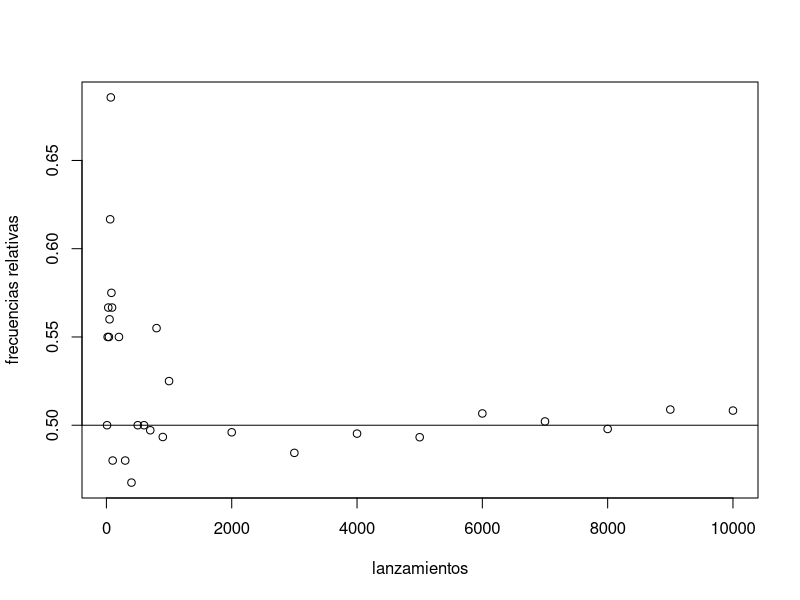

This chart was generated by the following R code:
#Ejemplo 1
# qué es la regularidad estadística?

#Vector con posibles valores de la moneda
cara<-c(0,1)
#Preparar el vector con la cantidad de lanzamientos
x <- seq(10,90,10)
lanzamientos <- c(x,10*x,100*x,10000)
frec_relativa<-vector(mode="numeric", length(lanzamientos))
puntos <- cbind(lanzamientos,frec_relativa)

#Lanzar la moneda y calcular la media para cada caso
for (i in 1:length(lanzamientos))
  puntos [i,2] <-(mean (sample(cara,puntos[i,1], replace=T)))

puntos
pdf(file="regMoneda.pdf",width=6,height=6) #Avisa que quiero generar un gráfico en formato pdf
#Graficar las frecuencias relativas
plot(puntos,ylab="frecuencias relativas")
#Agregar recta horizonal en 0.5
abline(0.5,0)
dev.off() #Guarda el gráfico en el directorio que retorna getwd()



